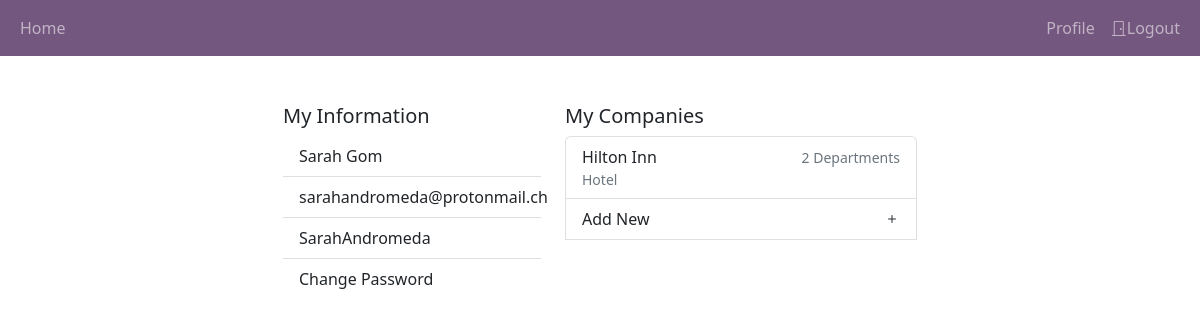
The app's page /home/ (signed in), older data.
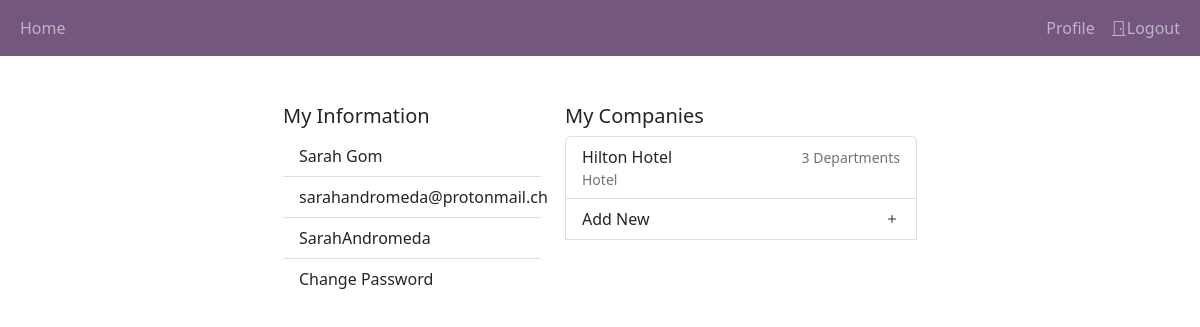
The same page, newer data.
### main_register/models.py (models this page shows, shortened)
class Company(models.Model):
    name = models.CharField(max_length=150)
    industry = models.CharField(max_length=100)
    departments = models.ManyToManyField(Department)
    user = models.ForeignKey(settings.AUTH_USER_MODEL, on_delete=models.CASCADE)

### main_register/views.py (the view, shortened to what this page needs)
# urls.py: path('home/', views.user_home, name= 'user_home'),
@login_required
def user_home(response):
    user = response.user
    companies = user.company_set.all()
    company_form = CompanyForm()
    values_dict = {
        'user': user,
        'companies' : companies,
        'company_form': company_form
        }
    return render(
        response,
        'main_register/user_home.html',
        values_dict
        )

### main_register/templates/main_register/user_home.html (shortened to what this page needs)
{% extends 'main_register/base.html' %}
{% load static %}
{% load crispy_forms_tags %}
{% block content %}
<div class="row justify-content-center">
    <div class="col-3">
        <h5>My Information</h5>
        <ul class="list-group list-group-flush">
            <li class="list-group-item">{{ user.first_name }} {{ user.last_name }}</li>
            <li class="list-group-item">{{ user.email }}</li>
            <li class="list-group-item">{{ user.user_name }}</li>
            <a href="{% url 'change_password' %}" class="list-group-item list-group-item-action">Change Password</a>
          </ul>
    </div>
    <div class="col-4">
        <h5>My Companies</h5>
        <div class="list-group">
        {% for company in companies %}
            <a href="{% url 'department_page' company.id %}" id="view-instance" class="list-group-item list-group-item-action">
                <div class="d-flex justify-content-between align-items-center">
                {{ company.name }}
                <small class="text-muted">
                    {{ company.departments.count }}
                    {% if company.departments.count == 1 %}
                    Department
                    {% else %}
                    Departments
                    {% endif %}
                </small>
                </div>
                <div class="d-flex justify-content-between align-items-center">
                    <small class="text-muted">{{ company.industry }}</small>
                </div>
            </a>
        {% endfor %}
            <button type="button" id="new" class="list-group-item list-group-item-action d-flex justify-content-between align-items-center">
                Add New
                <i class="bi bi-plus"></i>
            </button>
        </div>
    </div>
</div>
{% endblock %}

Row changes from the older to the newer data that the page shows:
changed Company "Hotel": name "Hilton Inn" → "Hilton Hotel"; departments.count "2" → "3"
